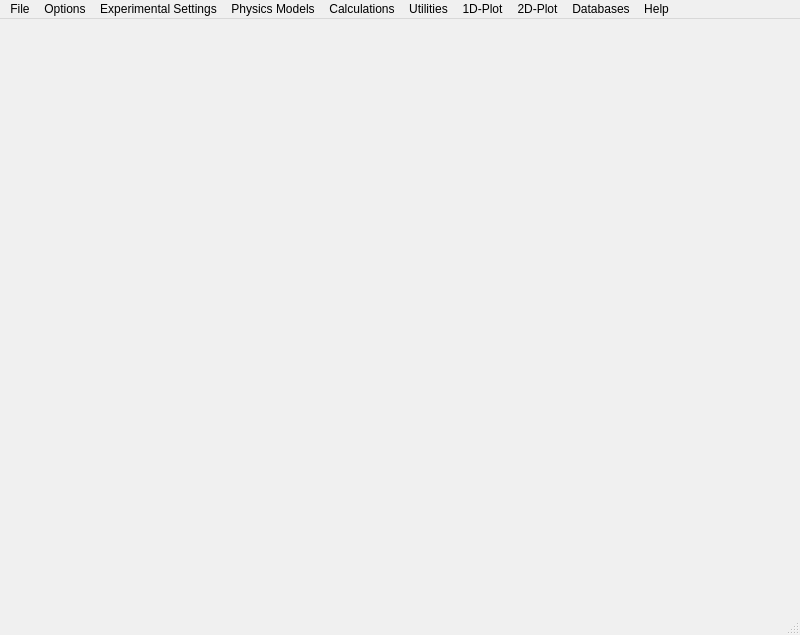
<?xml version="1.0" encoding="UTF-8"?>
<ui version="4.0">
 <class>MainWindow</class>
 <widget class="QMainWindow" name="MainWindow">
  <property name="geometry">
   <rect>
    <x>0</x>
    <y>0</y>
    <width>800</width>
    <height>635</height>
   </rect>
  </property>
  <property name="palette">
   <palette>
    <active>
     <colorrole role="Light">
      <brush brushstyle="SolidPattern">
       <color alpha="255">
        <red>139</red>
        <green>139</green>
        <blue>139</blue>
       </color>
      </brush>
     </colorrole>
     <colorrole role="Base">
      <brush brushstyle="SolidPattern">
       <color alpha="255">
        <red>143</red>
        <green>143</green>
        <blue>143</blue>
       </color>
      </brush>
     </colorrole>
     <colorrole role="Window">
      <brush brushstyle="SolidPattern">
       <color alpha="255">
        <red>166</red>
        <green>166</green>
        <blue>166</blue>
       </color>
      </brush>
     </colorrole>
     <colorrole role="AlternateBase">
      <brush brushstyle="SolidPattern">
       <color alpha="255">
        <red>185</red>
        <green>185</green>
        <blue>185</blue>
       </color>
      </brush>
     </colorrole>
    </active>
    <inactive>
     <colorrole role="Light">
      <brush brushstyle="SolidPattern">
       <color alpha="255">
        <red>255</red>
        <green>255</green>
        <blue>255</blue>
       </color>
      </brush>
     </colorrole>
     <colorrole role="Base">
      <brush brushstyle="SolidPattern">
       <color alpha="255">
        <red>255</red>
        <green>255</green>
        <blue>255</blue>
       </color>
      </brush>
     </colorrole>
     <colorrole role="Window">
      <brush brushstyle="SolidPattern">
       <color alpha="255">
        <red>240</red>
        <green>240</green>
        <blue>240</blue>
       </color>
      </brush>
     </colorrole>
     <colorrole role="AlternateBase">
      <brush brushstyle="SolidPattern">
       <color alpha="255">
        <red>245</red>
        <green>245</green>
        <blue>245</blue>
       </color>
      </brush>
     </colorrole>
    </inactive>
    <disabled>
     <colorrole role="Light">
      <brush brushstyle="SolidPattern">
       <color alpha="255">
        <red>139</red>
        <green>139</green>
        <blue>139</blue>
       </color>
      </brush>
     </colorrole>
     <colorrole role="Base">
      <brush brushstyle="SolidPattern">
       <color alpha="255">
        <red>240</red>
        <green>240</green>
        <blue>240</blue>
       </color>
      </brush>
     </colorrole>
     <colorrole role="Window">
      <brush brushstyle="SolidPattern">
       <color alpha="255">
        <red>166</red>
        <green>166</green>
        <blue>166</blue>
       </color>
      </brush>
     </colorrole>
     <colorrole role="AlternateBase">
      <brush brushstyle="SolidPattern">
       <color alpha="255">
        <red>245</red>
        <green>245</green>
        <blue>245</blue>
       </color>
      </brush>
     </colorrole>
    </disabled>
   </palette>
  </property>
  <property name="windowTitle">
   <string>MainWindow</string>
  </property>
  <widget class="QWidget" name="centralwidget"/>
  <widget class="QMenuBar" name="menubar">
   <property name="geometry">
    <rect>
     <x>0</x>
     <y>0</y>
     <width>800</width>
     <height>21</height>
    </rect>
   </property>
   <widget class="QMenu" name="menuFile">
    <property name="title">
     <string>File</string>
    </property>
    <addaction name="actionOpen"/>
    <addaction name="actionAppend_blocks_from_files"/>
    <addaction name="separator"/>
    <addaction name="actionSave"/>
    <addaction name="actionSave_as"/>
    <addaction name="actionView"/>
    <addaction name="actionComments"/>
    <addaction name="separator"/>
    <addaction name="actionConfiguration"/>
    <addaction name="actionOptions"/>
    <addaction name="actionResults"/>
    <addaction name="separator"/>
    <addaction name="actionBlock_List_File"/>
    <addaction name="separator"/>
    <addaction name="actionExit"/>
   </widget>
   <widget class="QMenu" name="menuOptions">
    <property name="title">
     <string>Options</string>
    </property>
   </widget>
   <widget class="QMenu" name="menuExperimental_Settings">
    <property name="title">
     <string>Experimental Settings</string>
    </property>
    <addaction name="actionProjectile"/>
   </widget>
   <widget class="QMenu" name="menuPhysics_Models">
    <property name="title">
     <string>Physics Models</string>
    </property>
   </widget>
   <widget class="QMenu" name="menuCalculations">
    <property name="title">
     <string>Calculations</string>
    </property>
   </widget>
   <widget class="QMenu" name="menuUtilities">
    <property name="title">
     <string>Utilities</string>
    </property>
   </widget>
   <widget class="QMenu" name="menu1D_Plot">
    <property name="title">
     <string>1D-Plot</string>
    </property>
   </widget>
   <widget class="QMenu" name="menu2D_Plot">
    <property name="title">
     <string>2D-Plot</string>
    </property>
   </widget>
   <widget class="QMenu" name="menuDatabases">
    <property name="title">
     <string>Databases</string>
    </property>
   </widget>
   <widget class="QMenu" name="menuHelp">
    <property name="title">
     <string>Help</string>
    </property>
   </widget>
   <addaction name="menuFile"/>
   <addaction name="menuOptions"/>
   <addaction name="menuExperimental_Settings"/>
   <addaction name="menuPhysics_Models"/>
   <addaction name="menuCalculations"/>
   <addaction name="menuUtilities"/>
   <addaction name="menu1D_Plot"/>
   <addaction name="menu2D_Plot"/>
   <addaction name="menuDatabases"/>
   <addaction name="menuHelp"/>
  </widget>
  <widget class="QStatusBar" name="statusbar"/>
  <action name="actionOpen">
   <property name="text">
    <string>Open</string>
   </property>
   <property name="shortcut">
    <string>Ctrl+O</string>
   </property>
  </action>
  <action name="actionAppend_blocks_from_files">
   <property name="text">
    <string>Append blocks from file...</string>
   </property>
  </action>
  <action name="actionSave">
   <property name="text">
    <string>Save</string>
   </property>
   <property name="shortcut">
    <string>Ctrl+S</string>
   </property>
  </action>
  <action name="actionSave_as">
   <property name="text">
    <string>Save As...</string>
   </property>
  </action>
  <action name="actionView">
   <property name="text">
    <string>View</string>
   </property>
  </action>
  <action name="actionComments">
   <property name="text">
    <string>Comments</string>
   </property>
  </action>
  <action name="actionConfiguration">
   <property name="text">
    <string>Configuration</string>
   </property>
  </action>
  <action name="actionOptions">
   <property name="text">
    <string>Options</string>
   </property>
  </action>
  <action name="actionResults">
   <property name="text">
    <string>Results</string>
   </property>
  </action>
  <action name="actionBlock_List_File">
   <property name="text">
    <string>Block List File</string>
   </property>
  </action>
  <action name="actionExit">
   <property name="text">
    <string>Exit</string>
   </property>
   <property name="shortcut">
    <string>Shift+E</string>
   </property>
  </action>
  <action name="actionProjectile">
   <property name="text">
    <string>Projectile</string>
   </property>
  </action>
 </widget>
 <resources/>
 <connections/>
</ui>
